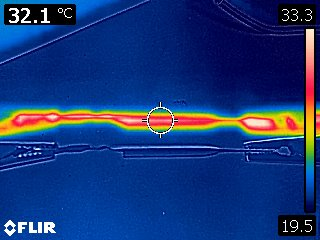
#> input picture 6AAnalysis/GoodSideHalf2/GoodSideHalf2.jpg, 320 x 240 px
$ python GoodSideHalf2.py
#> lines starting #> are read from the running program, lines starting #| are printed output that depends on the picture; after the words box and inside, x2 and y2 are one past the last pixel; in counts of white or black regions, pixels touching at a corner belong together; long printed decimals are rounded
import skimage
import numpy
import matplotlib.pyplot as pyplot
import random

f=skimage.io.imread('GoodSideHalf2.jpg')
#> f is the input picture: shape (240, 320, 3); mean R, G, B 25.3, 54.7, 118.1
print('shape of image'+str(f.shape))
#| shape of image(240, 320, 3)
#927,313
#print(f[:,1].shape)
pyplot.imshow(f)
pyplot.show()


#IF STRAIGHT
if 0:
    #horizontal
    xpointmin=28
    xpointmax=282
    ypoint=114
    #vertical
    xpoint=290
    ypointmax=905
    ypointmin=34
#IF NONSTRAIGHT
else:
    xpointmin=61
    xpointmax=119
    ypointmin=118
    ypointmax=119

#second angle
    if 1:
        xpointmin2=xpointmax
        xpointmax2=238
        ypointmin2=ypointmax
        ypointmax2=119
#Dont touch
bar_range = f[30:215,310,:]
#> bar_range = 185 rows, first 8: [255, 245, 218], [251, 232, 202], [254, 224, 198], [255, 221, 197], [255, 220, 194], [255, 219, 193], [255, 216, 190], [255, 213, 188]
#Do touch
min_temp=21.0
max_temp=34.6


def isstraighthori(ypoint,xpointmin,xpointmax):
    xyvals=[]
    arrayhold=[]
    for i in range(len(xpointmax-xpointmin)):
        xval = xpointmin+i
        yval = ypoint
        arrayhold.append([f[yval,xval,0],f[yval,xval,1],f[yval,xval,2]])
        xyvals.append((xval,yval))
    return arrayhold,xyvals

def isstraightverti(ypointmin,ypointmax,xpoint):
    xyvals=[]
    arrayhold=[]
    for i in range(ypointmax-ypointmin):
        yval = ypointmin+i
        xval = xpoint
        arrayhold.append([f[yval,xval,0],f[yval,xval,1],f[yval,xval,2]])
        xyvals.append((xval,yval))
    return arrayhold,xyvals

def nonstraight(xstart,xfin,ystart,yfin):
    arrayhold=[]
    xyhold=[]
    for i in range(xfin-xstart):
        yval=round(i/(xfin-xstart)*((yfin-ystart)) +ystart)
        xval=round(i+xstart)
        arrayhold.append([f[yval,xval,0],f[yval,xval,1],f[yval,xval,2]])
        xyhold.append((xval,yval))
    return arrayhold,xyhold

def plotblack(xyvals):
    global f
    for i in xyvals:
        f[i[1]+1,i[0]]=[0,0,0]
        f[i[1]-1,i[0]]=[0,0,0]
    return f

def matcher(point_vals,bar_vals,max_t,min_t):
    diff=1000
    temperature=0
    for i in range(len(bar_vals[:,0])):
        temp_diff = abs(int(point_vals[0])-int(bar_vals[i,0])) + abs(int(point_vals[1])-int(bar_vals[i,1]))+abs(int(point_vals[2])-int(bar_vals[i,2]))
        if temp_diff<diff:
            temperature = min_t + (max_t-min_t)*(1-(i/len(bar_vals[:,0])))
            diff=temp_diff
    return temperature

def multimatch(point_range,bar_vals,max_t,min_t):
    temps_store=[]
    for i in range(len(point_range)):
        temps_store.append(matcher(point_range[i],bar_vals,max_t,min_t))
    return temps_store

def tempsmoother(temps_store):
    new_temps=[]
    for i in range(len(temps_store)-1):
        if round(temps_store[i])==round(max_temp) or round(temps_store[i])==round(min_temp):
            new_temps.append((temps_store[i-1]+temps_store[i+1])*0.5)
        else:
            new_temps.append(0.5*temps_store[i]+(temps_store[i-1]+temps_store[i+1])*0.25)

    return new_temps

def tempeditor(temps_store,strange_min,strange_max):
    firsttemp=temps_store[strange_min]
    print(firsttemp)

    secondtemp=temps_store[strange_max]
    print(secondtemp)
    for i in range(strange_max-strange_min):
        temps_store[strange_min+i]=(strange_max-strange_min-i)*firsttemp/(strange_max-strange_min) + i*secondtemp/(strange_max-strange_min) + random.randint(1,3)/10 + random.randint (1,10)/100
    return temps_store

# [5 lines of commented-out code are left out]

point_range=nonstraight(xpointmin,xpointmax,ypointmin,ypointmax)[0]+nonstraight(xpointmin2,xpointmax2,ypointmin2,ypointmax2)[0]
#> after the loop in nonstraight, `for i in range(xfin-xstart):`: arrayhold = 58 items, first 6: [246, 50, 64], [233, 42, 50], [226, 37, 43], [230, 39, 44], [227, 36, 41], [225, 34, 39]; xyhold = 58 pairs, first value 61 to 118, second value 118 to 119
#> point_range = 177 items, first 6: [246, 50, 64], [233, 42, 50], [226, 37, 43], [230, 39, 44], [227, 36, 41], [225, 34, 39]
print(point_range)
#> (printed output is left out)
xyboys=nonstraight(xpointmin,xpointmax,ypointmin,ypointmax)[1]+nonstraight(xpointmin2,xpointmax2,ypointmin2,ypointmax2)[1]
#> xyboys = 177 pairs, first value 61 to 237, second value 118 to 119

temps=multimatch(point_range,bar_range,max_temp,min_temp)
#> after the loop in multimatch, `for i in range(len(point_range)):`: temps_store = 177 values, max 34.6 at index 86, min 21.29 at index 81, mean 29.63
#> temps has the same summary as temps_store in multimatch
plotblack(xyboys)
#> the loop in plotblack, `for i in xyvals:` made 177 passes
#> i on passes 1 to 3: (61, 118), (62, 118), (63, 118)
#> after the loop in plotblack, `for i in xyvals:`:
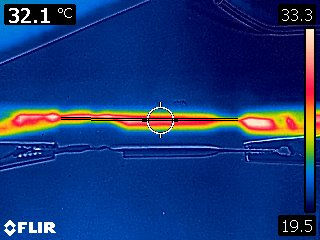
#> f: shape (240, 320, 3); 0.46% of pixels changed, all inside (x1, y1, x2, y2) = (61, 117, 238, 121)
temps=tempsmoother(temps)
#> after the loop in tempsmoother, `for i in range(len(temps_store)-1):`: new_temps = 176 values, max 33.28 at index 65, min 21.29 at index 82, mean 29.7
#> temps has the same summary as new_temps in tempsmoother
temps=tempeditor(temps,78,90)
#> in tempeditor, `firsttemp=temps_store[strange_min]`: firsttemp = 32.39
#| 32.395
#> in tempeditor, `secondtemp=temps_store[strange_max]`: secondtemp = 31.68
#| 31.678
#> after the loop in tempeditor, `for i in range(strange_max-strange_min):`: temps_store = 176 values, max 33.28 at index 65, min 21.29 at index 112, mean 30.03
#> temps has the same summary as temps_store in tempeditor
temps=tempeditor(temps,108,118)
#| 31.604
#| 30.961
#> temps = 176 values, max 33.28 at index 65, min 27.76 at index 171, mean 30.28

pyplot.plot(range(len(temps)),temps)
pyplot.ylabel('Temperature /Celsius')
pyplot.xlabel('Pixel position')
pyplot.ylim(top=max_temp,bottom=min_temp)
pyplot.show()
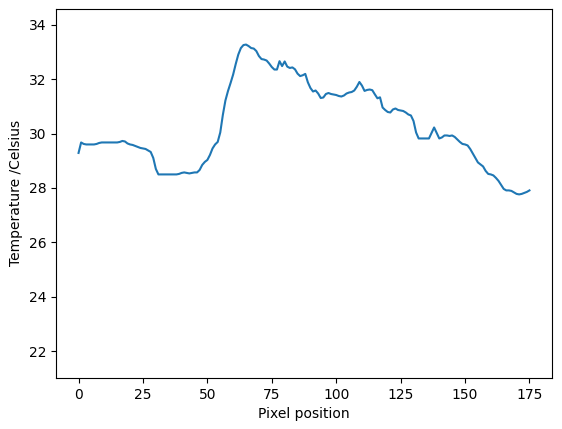
#> figure drawn by matplotlib, 1 panel; curve peaks at x = 65, y = 33.28
pyplot.imshow(f,aspect='auto')
pyplot.show()
#310 is perfect for matching
#height 27:210
#create a match array with the given temps
#test values across face
